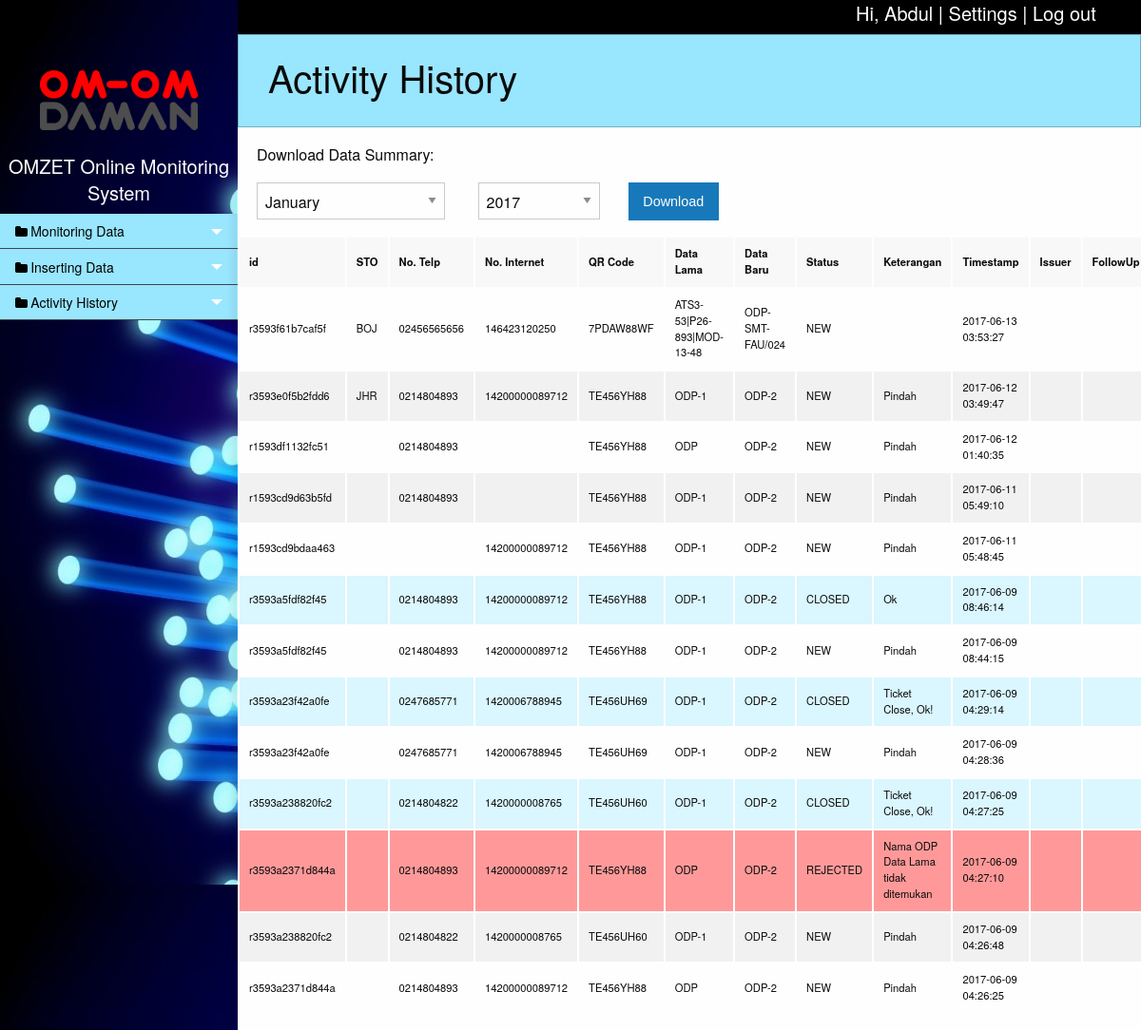
The app's page /history.php (signed in) with its own data.
### tables this page shows
CREATE TABLE `tb_account` (
  `email` varchar(30) NOT NULL,
  `password` varchar(32) NOT NULL,
  `fname` varchar(20) NOT NULL,
  `lname` varchar(20) NOT NULL,
  `phone` varchar(20) NOT NULL,
  `acctype` varchar(20) NOT NULL,
  `sto` varchar(3) NOT NULL
);

CREATE TABLE `tb_history` (
  `id` varchar(15) NOT NULL,
  `sto` varchar(3) NOT NULL,
  `no_telp` varchar(30) NOT NULL,
  `no_internet` varchar(30) NOT NULL,
  `qr` varchar(12) NOT NULL,
  `data_lama` varchar(50) NOT NULL,
  `data_baru` varchar(50) NOT NULL,
  `status` varchar(20) NOT NULL,
  `keterangan` varchar(50) NOT NULL,
  `tanggal` timestamp NOT NULL DEFAULT CURRENT_TIMESTAMP ON UPDATE CURRENT_TIMESTAMP,
  `issuer` varchar(30) NOT NULL,
  `followup` varchar(30) NOT NULL
);

### function/session.php (called while the page is built, shortened)
<?php
	include('database.php');
	$user_email=$_SESSION['login_user'];
	$query=mysqli_query($con, "SELECT * FROM tb_account WHERE email='".$user_email."'");
	$row=mysqli_fetch_assoc($query);
	$login_fname=$row['fname'];
?>

### function/omom.php (the view, shortened to what this page needs)
<?php
	function viewData($opt,$acctype){
		include('database.php');
		switch ($opt){
			case 4:
				$tb='tb_history';
				break;
		}
		if($opt==1 || $opt==2 || $opt==3){
			$query=mysqli_query($con, "SELECT * FROM ".$tb);
		}
		else{
			$query=mysqli_query($con, "SELECT * FROM `tb_history` ORDER BY `tb_history`.`tanggal` DESC ");
		}
		if(mysqli_num_rows($query)>0){
			while ($row = mysqli_fetch_array($query)){
				if($opt==4){
					if($row['status']=="CLOSED"){
						echo '<tr style="background-color:#daf6ff">';
					}elseif($row['status']=="REJECTED"){
						echo '<tr style="background-color:#ff9999">';
					}else{
						echo '<tr>';
					}
					$isquery=mysqli_query($con, "SELECT fname FROM tb_account WHERE email='".$row['issuer']."'");
					$isrow=mysqli_fetch_assoc($isquery);
					$fuquery=mysqli_query($con, "SELECT fname FROM tb_account WHERE email='".$row['followup']."'");
					$furow=mysqli_fetch_assoc($fuquery);
					echo
					'<td>'.$row['id'].'</td>
					 <td>'.$row['sto'].'</td>
					 <td>'.$row['no_telp'].'</td>
					 <td>'.$row['no_internet'].'</td>
					 <td>'.$row['qr'].'</td>
					 <td>'.$row['data_lama'].'</td>
					 <td>'.$row['data_baru'].'</td>
					 <td>'.$row['status'].'</td>
					 <td>'.$row['keterangan'].'</td>
					 <td>'.$row['tanggal'].'</td>
					 <td><a href="profile.php?vemail='.$row['issuer'].'">'.$isrow['fname'].'</a></td>
					 <td><a href="profile.php?vemail='.$row['followup'].'">'.$furow['fname'].'</a></td>
					 </tr>';
				}
			}
		}else{
			echo
			'<tr>
			 <td colspan="10" style="text-align:center">There is no data at the moment.</td>
			 </tr>';
		}
	}
?>

### history.php (shortened to what this page needs)
<?php
include('function/session.php');
include('function/omom.php');
?>
<!doctype html>
<html class="no-js" lang="en">
<head>
  <link rel="stylesheet" href="css/foundation.css">
  <link rel="stylesheet" href="css/app.css">
  <link rel="stylesheet" href="css/custom.css">
  <link rel="stylesheet" href="css/pace.css" />
  <link rel="stylesheet" type="text/css" href="font/foundation-icons.css" />
  <link href="http://cdnjs.cloudflare.com/ajax/libs/font-awesome/4.3.0/css/font-awesome.css" rel="stylesheet" type='text/css'>
</head>
<body>
  <div class="off-canvas-wrapper">
    <div class="large-12 bg-black">
      <div class="row small-3 small-offset-9 show-for-large">
        <h5>Hi, <a href="profile.php"><?php echo $login_fname; ?></a> | <a href="settings.php">Settings</a> | <a href="function/logout.php">Log out</a></h5>
      </div>
    </div>
    <div class="off-canvas-wrapper-inner" data-off-canvas-wrapper>
      <div class="off-canvas position-left reveal-for-large" id="my-info" data-off-canvas data-position="left">
        <div class="medium-12">
          <br>
          <div class="row medium-8">
            <img style="margin-top: 50px;" src="image/omom.png">
          </div>
          <br>
          <a href="dashboard.php"><h5 style="color:white"><center>OMZET Online Monitoring System</center></h5></a>
          <div class="row small-12">
            <ul class="multilevel-accordion-menu vertical menu" data-accordion-menu>
              <li>
                <a href="#">Monitoring Data</a>
              </li>
              <li>
                <a href="#">Inserting Data</a>
              </li>
              <li>
                <a href="#">Activity History</a>
              </li>
         </ul>
       </div>
     </div>
   </div>
   <div class="off-canvas-content" data-off-canvas-content>
    <div class="callout primary">
      <div class="row column">
        <h2>Activity History</h2>
      </div>
    </div>
    <div class="row medium-12">
      <p class="inner">Download Data Summary:
        <form target="_blank" action="function/download.php" method="post">
          <div class="medium-3 columns inner">
            <select name="m">
              <option value="01">January</option>
            </select>
          </div>
          <div class="medium-2 columns">
            <select id="selectYear" name="y"></select>
          </div>
          <div class="medium-7 columns">
            <label>
              <button class="button" type="submit" name="download">Download</button>
            </label>
          </div>
        </form>
        <table>
          <thead>
            <tr>
              <th>id</th>
              <th>STO</th>
              <th>No. Telp</th>
              <th>No. Internet</th>
              <th>QR Code</th>
              <th>Data Lama</th>
              <th>Data Baru</th>
              <th>Status</th>
              <th>Keterangan</th>
              <th>Timestamp</th>
              <th>Issuer</th>
              <th>FollowUp</th>
            </tr>
          </thead>
          <tbody>
            <?php
            viewData(4,$login_acctype);
            ?>
          </tbody>
        </table>
      </div>
    </div>
  </div>
</div>
</body>
</html>

### css/custom.css (style rules this page uses)
.inner { padding-right: 20px; padding-left: 20px; }
.bg-black { background-color: black; color: white; }
.bg-black .row h5 a { color: white; }

### records on screen
tb_account: fname "Abdul"
tb_history: id "r3593f61b7caf5f", sto "BOJ", no_telp "02456565656", no_internet "146423120250", qr "7PDAW88WF", data_lama "ATS3-53|P26-893|MOD-13-48", data_baru "ODP-SMT-FAU/024", status "NEW", tanggal "2017-06-13 03:53:27"
tb_history: id "r3593e0f5b2fdd6", sto "JHR", no_telp "0214804893", no_internet "14200000089712", qr "TE456YH88", data_lama "ODP-1", data_baru "ODP-2", status "NEW", keterangan "Pindah", tanggal "2017-06-12 03:49:47"
tb_history: id "r1593df1132fc51", no_telp "0214804893", qr "TE456YH88", data_lama "ODP", data_baru "ODP-2", status "NEW", keterangan "Pindah", tanggal "2017-06-12 01:40:35"
tb_history: id "r1593cd9d63b5fd", no_telp "0214804893", qr "TE456YH88", data_lama "ODP-1", data_baru "ODP-2", status "NEW", keterangan "Pindah", tanggal "2017-06-11 05:49:10"
tb_history: id "r1593cd9bdaa463", no_internet "14200000089712", qr "TE456YH88", data_lama "ODP-1", data_baru "ODP-2", status "NEW", keterangan "Pindah", tanggal "2017-06-11 05:48:45"
tb_history: id "r3593a5fdf82f45", no_telp "0214804893", no_internet "14200000089712", qr "TE456YH88", data_lama "ODP-1", data_baru "ODP-2", status "CLOSED", keterangan "Ok", tanggal "2017-06-09 08:46:14"
tb_history: id "r3593a5fdf82f45", no_telp "0214804893", no_internet "14200000089712", qr "TE456YH88", data_lama "ODP-1", data_baru "ODP-2", status "NEW", keterangan "Pindah", tanggal "2017-06-09 08:44:15"
tb_history: id "r3593a23f42a0fe", no_telp "0247685771", no_internet "1420006788945", qr "TE456UH69", data_lama "ODP-1", data_baru "ODP-2", status "CLOSED", keterangan "Ticket Close, Ok!", tanggal "2017-06-09 04:29:14"
tb_history: id "r3593a23f42a0fe", no_telp "0247685771", no_internet "1420006788945", qr "TE456UH69", data_lama "ODP-1", data_baru "ODP-2", status "NEW", keterangan "Pindah", tanggal "2017-06-09 04:28:36"
tb_history: id "r3593a238820fc2", no_telp "0214804822", no_internet "1420000008765", qr "TE456UH60", data_lama "ODP-1", data_baru "ODP-2", status "CLOSED", keterangan "Ticket Close, Ok!", tanggal "2017-06-09 04:27:25"
tb_history: id "r3593a2371d844a", no_telp "0214804893", no_internet "14200000089712", qr "TE456YH88", data_lama "ODP", data_baru "ODP-2", status "REJECTED", keterangan "Nama ODP Data Lama tidak ditemukan", tanggal "2017-06-09 04:27:10"
tb_history: id "r3593a238820fc2", no_telp "0214804822", no_internet "1420000008765", qr "TE456UH60", data_lama "ODP-1", data_baru "ODP-2", status "NEW", keterangan "Pindah", tanggal "2017-06-09 04:26:48"
tb_history: id "r3593a2371d844a", no_telp "0214804893", no_internet "14200000089712", qr "TE456YH88", data_lama "ODP", data_baru "ODP-2", status "NEW", keterangan "Pindah", tanggal "2017-06-09 04:26:25"
